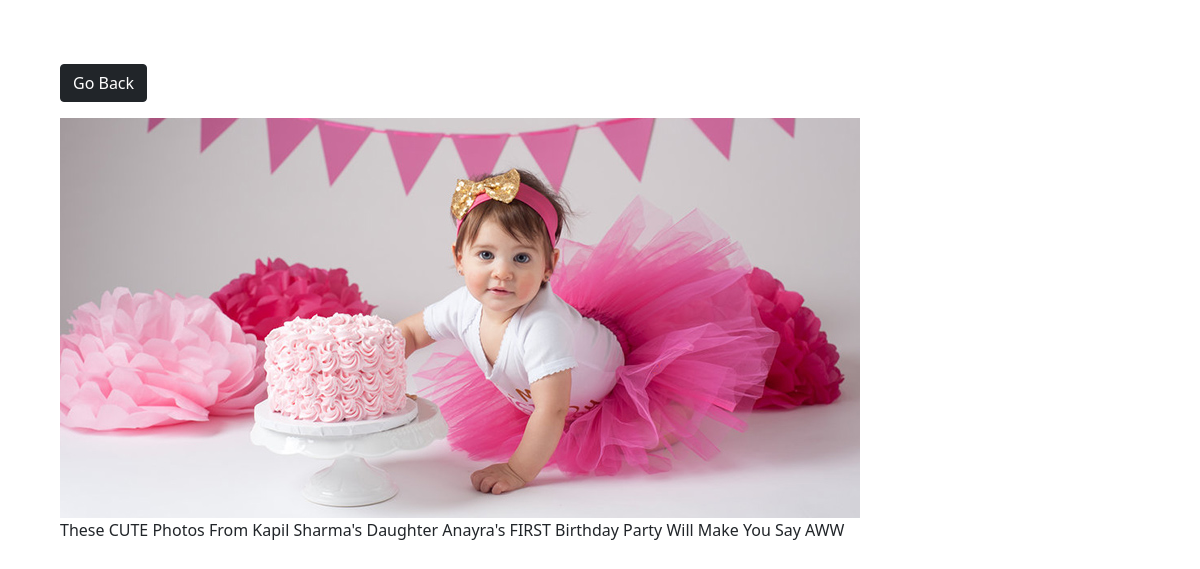
The page /photos/6/ on the database its author committed.
### photos/models.py (models this page shows, shortened)
class Photo(models.Model):
    category=models.ForeignKey(Category, on_delete=models.SET_NULL, null=True , blank=True)
    image=models.ImageField(null=False,blank=False)
    description=models.TextField()

### photos/views.py (the view)
# urls.py: path('photos/<str:pk>/', viewPhoto, name='photo'),
def viewPhoto(request,pk):
    photo=Photo.objects.get(id=pk)
    return render(request,'photos/photo.html',{'photo':photo})

### photos/templates/photos/photo.html (shortened to what this page needs)
<!DOCTYPE html>
<html lang="en">
<head>
    <link href="https://cdn.jsdelivr.net/npm/bootstrap@5.1.3/dist/css/bootstrap.min.css" rel="stylesheet"
>
</head>
<body class="m-5">
<div class="container">
    <div class="row justify-content-center">
        <div class="col">
            <a  href="{% url 'gallery' %}" class="btn btn-dark my-3">Go Back</a>
            <div style="height: 90vh;">
                <img style="max-width: 100% max-height: 100%;" src="{{ photo.image.url }}">
                <p> {{ photo.description }} </p>
            </div>
        </div>
    </div>
</div>
</body>
</html>

### rows shown on the page
Photo: image (picture), description "These CUTE Photos From Kapil Sharma's Daughter Anayra's FIRST Birthday Party Will Make You Say AWW"
